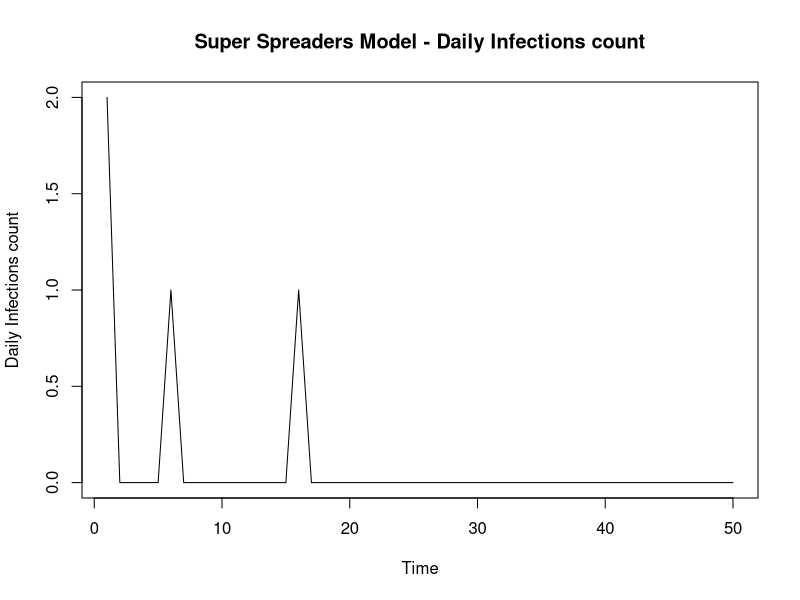

Generate this figure with R:
#Epidemic Modelling Functions
#-Simulations fucntions
#- Likelihood Functions

#*********************************************************
#*Simulation Functions

#Baseline simulation
simulate_branching = function(num_days, r0, shape_gamma, scale_gamma) {
  
  'Baseline simulation model'
  #Set up
  vec_infecteds = vector('numeric', num_days)
  vec_infecteds[1] = 2
  
  #Infectiousness (Discrete gamma) - I.e 'Infectiousness Pressure' - Sum of all people
  #Explanation: Gamma is a continuous function so integrate over the density at that point in time (today - previous day)
  prob_infect = pgamma(c(1:num_days), shape = shape_gamma, scale = scale_gamma) - pgamma(c(0:(num_days-1)), shape = shape_gamma, scale = scale_gamma)
  
  #Days of Infection Spreading
  for (t in 2:num_days) {
    
    #Total rate
    tot_rate = r0*sum(vec_infecteds[1:(t-1)]*rev(prob_infect[1:(t-1)])) #Product of infecteds & their probablilty of infection along the gamma dist at that point in time
    vec_infecteds[t] = rpois(1, tot_rate) #Assuming number of cases each day follows a poisson distribution. Causes jumps in data 
  }
  
  vec_infecteds
}

#*******************************************************
#Super-spreading simulation
simulate_branching_ss = function(num_days, shape_gamma, scale_gamma, alphaX, betaX, gammaX) {
  'Simulate an epidemic with Superspreading events
  prop_ss = Proportion of superspreading days
  magnitude_ss = increased rate of superspreading event'
  
  #Set up
  total_infecteds = vector('numeric', num_days)
  nsse_infecteds = vector('numeric', num_days)
  sse_infecteds = vector('numeric', num_days)
  total_infecteds[1] = 2
  nsse_infecteds[1] = 2
  sse_infecteds[1] = 0
  
  #Infectiousness (Discrete gamma) - I.e 'Infectiousness Pressure' - Sum of all people
  #Explanation: Gamma is a continuous function so integrate over the density at that point in time (today - previous day)
  prob_infect = pgamma(c(1:num_days), shape = shape_gamma, scale = scale_gamma) - pgamma(c(0:(num_days-1)), shape = shape_gamma, scale = scale_gamma)
  
  #Days of Infection Spreading
  for (t in 2:num_days) {
    
    #Regular infecteds (tot_rate = lambda) fix notation
    lambda_t = sum(total_infecteds[1:(t-1)]*rev(prob_infect[1:(t-1)])) #Eg. Today is day 10. Infected on day 1. Current Infectiousness is t - day_infected 
    tot_rate = alphaX*lambda_t #Product of infecteds & their probablilty of infection along the gamma dist at that point in time
    nsse_infecteds[t] = rpois(1, tot_rate) #Assuming number of cases each day follows a poisson distribution. Causes jumps in data 
    
    #Super-spreaders
    sse_infecteds[t] = rnbinom(1, betaX*lambda_t, 1/(1 + gammaX)) #z_t: Total infecteds due to super-spreading event - num of events x Num individuals
    
    #Total 
    total_infecteds[t] = nsse_infecteds[t] + sse_infecteds[t]
  }
  
  total_infecteds
}
# 
# #********
# # #*Implement
# num_days = 50
# #lambda params
# shape_gamma = 6
# scale_gamma = 1
# #params
# alphaX = 0.8 #Without ss event, ~r0.
# betaX = 0.1
# gammaX = 10
# true_r0 = alphaX + betaX*gammaX
# true_r0
# #Epidemic data
# sim_data = simulate_branching_ss(num_days, shape_gamma, scale_gamma, alphaX, betaX, gammaX)
# plot.ts(sim_data, ylab = 'Daily Infections', main = paste('Super - Spreading Events model - Daily Infections count, true R0 = ', true_r0))
# par(mfrow = c(2,1))

#*******************************************************
#Super-spreading simulation
simulate_ss_poisson = function(num_days, shape_gamma, scale_gamma, alphaX, betaX, gammaX) {
  'Simulate an epidemic with Superspreading events
  prop_ss = Proportion of superspreading days
  magnitude_ss = increased rate of superspreading event'
  
  #Set up
  total_infecteds = vector('numeric', num_days)
  nsse_infecteds = vector('numeric', num_days)
  sse_infecteds = vector('numeric', num_days)
  total_infecteds[1] = 2
  nsse_infecteds[1] = 2
  sse_infecteds[1] = 0
  
  #Infectiousness (Discrete gamma) - I.e 'Infectiousness Pressure' - Sum of all people
  #Explanation: Gamma is a continuous function so integrate over the density at that point in time (today - previous day)
  prob_infect = pgamma(c(1:num_days), shape = shape_gamma, scale = scale_gamma) - pgamma(c(0:(num_days-1)), shape = shape_gamma, scale = scale_gamma)
  
  #Days of Infection Spreading
  for (t in 2:num_days) {
    
    #Regular infecteds (tot_rate = lambda) fix notation
    lambda_t = sum(total_infecteds[1:(t-1)]*rev(prob_infect[1:(t-1)])) #?Why is it the reversed probability - given the way prob_infect is written
    tot_rate = alphaX*lambda_t #Product of infecteds & their probablilty of infection along the gamma dist at that point in time
    nsse_infecteds[t] = rpois(1, tot_rate) #Assuming number of cases each day follows a poisson distribution. Causes jumps in data 
    
    #Super-spreaders
    n_t = rpois(1, betaX*lambda_t) #Number of super-spreading events (beta)
    sse_infecteds[t] = rpois(1, gammaX*n_t) #z_t: Total infecteds due to super-spreading event - num of events x Num individuals
    
    total_infecteds[t] = nsse_infecteds[t] + sse_infecteds[t]
  }
  
  total_infecteds
}

#*Implement
# num_days = 50
# #lambda params
# shape_gamma = 6
# scale_gamma = 1
# #params
# alphaX = 1.2 #Without ss event, ~r0. 
# betaX = 0.5
# gammaX = 10
# #Epidemic data
# sim_data2 = simulate_ss_poisson(num_days, shape_gamma, scale_gamma, alphaX, betaX, gammaX)
# plot.ts(sim_data2, ylab = 'Daily Infections count', main = 'Daily Infections count')


#*******************************************************
#Super-spreaders simulation
simulation_super_spreaders = function(num_days, shape_gamma, scale_gamma, aX, bX, ss_mult) {
  'Simulate an epidemic with Superspreading events
  prop_ss = Proportion of superspreading days
  magnitude_ss = increased rate of superspreading event'
  
  #Set up
  total_infecteds = vector('numeric', num_days)
  nss_infecteds = vector('numeric', num_days)
  ss_infecteds = vector('numeric', num_days)
  total_infecteds[1] = 2
  nss_infecteds[1] = 2
  ss_infecteds[1] = 0 
  
  #Infectiousness (Discrete gamma) - I.e 'Infectiousness Pressure' - Sum of all people
  #Explanation: Gamma is a continuous function so integrate over the density at that point in time (today - previous day)
  prob_infect = pgamma(c(1:num_days), shape = shape_gamma, scale = scale_gamma) - pgamma(c(0:(num_days-1)), shape = shape_gamma, scale = scale_gamma)
  
  #Days of Infection Spreading
  for (t in 2:num_days) {
    
    #Regular infecteds (tot_rate = lambda) fix notation
    lambda_t = sum((total_infecteds[1:(t-1)] + ss_mult*ss_infecteds[1:(t-1)])*rev(prob_infect[1:(t-1)])) #?Why is it the reversed probability - given the way prob_infect is written. Product of infecteds & their probablilty of infection along the gamma dist at that point in time
    nss_infecteds[t] = rpois(1, aX*lambda_t) #Assuming number of cases each day follows a poisson distribution. Causes jumps in data 
    ss_infecteds[t] = rpois(1, bX*lambda_t)
    total_infecteds[t] = nss_infecteds[t] + ss_infecteds[t]
  }
  
  total_infecteds
}

#*Implement
num_days = 50
#lambda params
shape_gamma = 6
scale_gamma = 1
#params
aX = 0.8 #1.1 #Without ss event, ~r0.
bX = 0.1 #0.2
ss_mult = 10 #8
#Epidemic data
sim_data2 = simulation_super_spreaders(num_days, shape_gamma, scale_gamma, aX, bX, ss_mult)
plot.ts(sim_data2, ylab = 'Daily Infections count', main = 'Super Spreaders Model - Daily Infections count')

###################################################################################
# MODELS!

###############################
# BASELINE

#Likelihood (log)
log_like <- function(y, r0_dash){
  
  #Params
  num_days = length(y)
  shape_gamma = 6
  scale_gamma = 1
  
  #Infectiousness (Discrete gamma)
  prob_infect = pgamma(c(1:num_days), shape = shape_gamma, scale = scale_gamma) - pgamma(c(0:(num_days-1)), shape = shape_gamma, scale = scale_gamma)
  logl = 0
  
  for (t in 2:num_days) {
    
    lambda = r0_dash*sum(y[1:t-1]*rev(prob_infect[1:t-1]))
    logl = logl + y[t]*log(lambda) - lambda
    
  }
  
  logl
  
}

#*******************************************************************************
#SUPER-SPREADING MODEL

#Log Likelihood 
log_like_ss <- function(x, alphaX, betaX, gammaX){
  
  #Params
  num_days = length(x)
  shape_gamma = 6
  scale_gamma = 1
  
  #Infectiousness (Discrete gamma) i,e Prob less than x2 - prob less than x1; the area in between 
  prob_infect = pgamma(c(1:num_days), shape = shape_gamma, scale = scale_gamma) - pgamma(c(0:(num_days-1)), shape = shape_gamma, scale = scale_gamma)
  logl = 0
  
  for (t in 2:num_days) {
    
    lambda_t = sum(x[1:(t-1)]*rev(prob_infect[1:(t-1)]))
    inner_sum_xt = 0
    
    for (y_t in 0:x[t]){ #Sum for all values of y_t
      
      #Log likelihood
      inner_sum_xt = (inner_sum_xt + exp(-alphaX*lambda_t)*(1/factorial(y_t))*(alphaX*lambda_t)^y_t*
                        (gamma((x[t] - y_t) + betaX*lambda_t))/(gamma(betaX*lambda_t)*
                                                                  factorial(x[t] - y_t))*(1/(gammaX +1))^(betaX*lambda_t)*
                        (gammaX/(gammaX + 1))^(x[t] - y_t))
      
    } 
    
    logl = logl + log(inner_sum_xt) 
    
  }
  
  logl
  
}

#*****************************************************
#Log Likelihood - log-exp-sum trick 
log_like_ss_lse <- function(x, alphaX, betaX, gammaX){
  
  #Params
  num_days = length(x)
  shape_gamma = 6
  scale_gamma = 1
  
  #Infectiousness (Discrete gamma)
  prob_infect = pgamma(c(1:num_days), shape = shape_gamma, scale = scale_gamma) - pgamma(c(0:(num_days-1)),
                                                                                         shape = shape_gamma, scale = scale_gamma)
  logl = 0 
  
  for (t in 2:num_days) {
    
    #print(t)
    lambda_t = sum(x[1:(t-1)]*rev(prob_infect[1:(t-1)]))
    
    if(x[t] == 0){ #y_t also equal to zero
      
      #L(x_i) for y_t, x_t = 0
      logl = logl -(alphaX*lambda_t) - 
        (betaX*lambda_t*log(gammaX +1))
      
    } else {
      
      #Terms in inner sum
      inner_sum_vec <- vector('numeric', x[t])
      
      for (y_t in 0:x[t]){ #Sum for all values of y_t up to x_t
        
        #Store inner L(x_i) term in vector position
        inner_sum_vec[y_t + 1] = (-(alphaX*lambda_t) - lfactorial(y_t) + y_t*log(alphaX*lambda_t) +
                                    lgamma((x[t] - y_t) + (betaX*lambda_t)) - lgamma(betaX*lambda_t) - 
                                    lfactorial(x[t] - y_t) - (betaX*lambda_t*log(gammaX +1)) + 
                                    (x[t] - y_t)*log(gammaX) -(x[t] - y_t)*log(gammaX + 1))
        
      }
      
      #Calculate max element in inner vector, for all y_t for a given t, x[t]
      lx_max = max(inner_sum_vec)
      
      #Calculate lse
      lse = lx_max + log(sum(exp(inner_sum_vec - lx_max) ))
      
      #Add to overall log likelihood 
      logl = logl + lse 
      
    }
    
  }
  
  logl
  
}

#*********************************************************************************************
#* Log Likelihood - Using package distribution functions
log_like_ss_R_funcs <- function(x, alphaX, betaX, gammaX){
  
  'Calculate the log likelihood on the simulated data using package distribution functions in R'
  
  #Params
  num_days = length(x)
  shape_gamma = 6
  scale_gamma = 1
  logl = 0
  
  #Infectiousness (Discrete gamma)
  prob_infect = pgamma(c(1:num_days), shape = shape_gamma, scale = scale_gamma) - pgamma(c(0:(num_days-1)), shape = shape_gamma, scale = scale_gamma)
  
  #Over all timepoints
  for (t in 2:num_days) {
    
    lambda_t = sum(x[1:(t-1)]*rev(prob_infect[1:(t-1)]))
    inner_sum = 0
    
    #Sum for all values of y_t
    for (y_t in 0:x[t]){ 
      
      #Log likelihood
      prob_yt = dpois(y_t, alphaX*lambda_t)
      #cat("prob_yt, dpois : ", prob_yt, "\n")
      
      prob_zt = s(x[t] - y_t, betaX*lambda_t, 1/(1 + gammaX))
      #cat("prob_zt, dnbinom : ", prob_zt, "\n")
      
      prob_xt = prob_zt*prob_yt
      inner_sum = inner_sum + prob_xt
      #cat("prob_xt, : ", prob_xt, "\n")
      
    } 
    
    #cat("log(prob_xt), : ", log(prob_xt), "\n")
    logl = logl + log(inner_sum) 
    #cat("logl, : ", logl, "\n")
    
  }
  
  logl
}

################################################################################
# Plot MCMC Total Results
################################################################################

plot_mcmc_results <- function(sim_data, mcmc_params, true_r0, 
                              dist_type, total_time, seed_count, prior, beta_gamma_flag){
  
  #Plot Set up
  plot.new()
  par(mfrow=c(3,4))
  
  #Extract params
  alpha_mcmc = mcmc_params[1]
  alpha_mcmc = unlist(alpha_mcmc)
  
  beta_mcmc = mcmc_params[2]
  beta_mcmc = unlist(beta_mcmc)
  
  gamma_mcmc = mcmc_params[3]
  gamma_mcmc = unlist(gamma_mcmc)
  
  r0_mcmc = mcmc_params[4]
  r0_mcmc = unlist(r0_mcmc)
  
  #Cumulative means + param sample limits
  #r0
  r0_mean = cumsum(r0_mcmc)/seq_along(r0_mcmc)
  r0_lim = max(true_r0, max(r0_mcmc))
  r0_lim2 = max(true_r0, r0_mean)
  
  #alpha
  alpha_mean = cumsum(alpha_mcmc)/seq_along(alpha_mcmc)
  a_lim =  max(alphaX, max(alpha_mcmc))
  a_lim2 =  max(alphaX, alpha_mean)
  
  #beta
  beta_mean = cumsum(beta_mcmc)/seq_along(beta_mcmc)
  b_lim = max(betaX, max(beta_mcmc))
  b_lim2 = max(betaX, beta_mean)
  
  #gamma
  gamma_mean = cumsum(gamma_mcmc)/seq_along(gamma_mcmc)
  g_lim =  max(gammaX, max(gamma_mcmc))
  g_lim2 =  max(gammaX, gamma_mean) 
  
  #Beta-gamma
  if (beta_gamma_flag){
    b_g_a_rate = mcmc_params[14]
    b_g_a_rate = round(unlist(b_g_a_rate), 2)
  } else {
    b_g_a_rate = 0
  }
  
  #***********
  #* Plots *
  
  #i.Infections
  plot.ts(sim_data, xlab = 'Time', ylab = 'Daily Infections count',
          main = paste(seed_count, "Day Infts SS Evnts", dist_type, "r0 = ", true_r0),
          cex.lab=1.5, cex.axis=1.5, cex.main=1.5, cex.sub=1.5)
  
  #ii. MCMC Trace Plots
  plot.ts(alpha_mcmc, ylab = 'alpha', ylim=c(0, a_lim),
          main = paste("MCMC SS Events, true alpha = ", alphaX),
          cex.lab=1.5, cex.axis=1.5, cex.main=1.5, cex.sub=1.5)
  abline(h = alphaX, col = 'green', lwd = 2)
  
  plot.ts(beta_mcmc, ylab = 'beta', ylim=c(0, b_lim),
          main = paste("MCMC SS Events, true beta = ", betaX),
          cex.lab=1.5, cex.axis=1.5, cex.main=1.5, cex.sub=1.5)
  abline(h = betaX, col = 'green', lwd = 2)
  
  plot.ts(gamma_mcmc,  ylab = 'gamma', ylim=c(0,g_lim),
          main = paste("MCMC SS Events, true gamma = ", gammaX),
          cex.lab=1.5, cex.axis=1.5, cex.main=1.5, cex.sub=1.5)
  abline(h = gammaX, col = 'green', lwd = 2)
  #plot.ts(r0_mcmc,  ylab = 'r0', main = paste("MCMC SS Events, true r0 = ", r0_true))
  
  #iii. Cumulative mean plots
  #r0 Mean
  plot2 = plot(seq_along(r0_mean), r0_mean,
               ylim=c(0, r0_lim),
               xlab = 'Time', ylab = 'R0', main = paste("R0 MCMC Mean, True R0 = ", true_r0),
               cex.lab=1.5, cex.axis=1.5, cex.main=1.5, cex.sub=1.5)
  print(plot2)
  abline(h = true_r0, col = 'orange', lwd = 2)
  
  #alpha mean
  plot2 = plot(seq_along(alpha_mean), alpha_mean,
               ylim=c(0, a_lim),
               xlab = 'Time', ylab = 'alpha', main = paste("Alpha MCMC mean, True alpha = ",alphaX),
               cex.lab=1.5, cex.axis=1.5, cex.main=1.5, cex.sub=1.5)
  print(plot2)
  abline(h = alphaX, col = 'red', lwd = 2)
  
  #beta mean
  plot2 = plot(seq_along(beta_mean), beta_mean,
               ylim=c(0, b_lim),
               xlab = 'Time', ylab = 'beta', main = paste("Beta MCMC mean, True beta = ",betaX),
               cex.lab=1.5, cex.axis=1.5, cex.main=1.5, cex.sub=1.5)
  print(plot2)
  abline(h = betaX, col = 'blue', lwd = 2)
  
  #gamma Mean
  plot2 = plot(seq_along(gamma_mean), gamma_mean,
               xlab = 'Time', ylab = 'gamma', main = paste("Gamma MCMC mean, True gamma = ",gammaX),
               ylim=c(0, g_lim),
               cex.lab=1.5, cex.axis=1.5, cex.main=1.5, cex.sub=1.5)
  print(plot2)
  abline(h = gammaX, col = 'green', lwd = 2)
  
  #iv. Param Histograms (Plots 9,11,12)
  hist(r0_mcmc, freq = FALSE, breaks = 100,
       xlab = 'R0 total', #ylab = 'Density', 
       main = paste('R0 total MCMC samples. Prior = ', prior),
       xlim=c(0, r0_lim),
       cex.lab=1.5, cex.axis=1.5, cex.main=1.5, cex.sub=1.5)
  abline(v = true_r0, col = 'orange', lwd = 2)
  
  #v. Beta vs gamma
  plot(beta_mcmc, gamma_mcmc,
       xlab = 'beta', ylab = 'gamma', main = 'Beta vs Gamma',
       cex.lab=1.5, cex.axis=1.5, cex.main=1.5, cex.sub=1.5)
  
  #Hist Beta 
  hist(beta_mcmc, freq = FALSE, breaks = 100,
       xlab = 'beta', #ylab = 'Density', 
       main = paste("Beta, True beta = ", betaX), 
       xlim=c(0, b_lim),
       cex.lab=1.5, cex.axis=1.5, cex.main=1.5, cex.sub=1.5)
  abline(v = betaX, col = 'blue', lwd = 2)
  
  #Hist Gamma 
  hist(gamma_mcmc, freq = FALSE, breaks = 100,
       xlab = 'gamma', #ylab = 'Density', 
       main = paste("Gamma, True gamma = ", gammaX),
       xlim=c(0, g_lim),
       cex.lab=1.5, cex.axis=1.5, cex.main=1.5, cex.sub=1.5)
  abline(v = gammaX, col = 'green', lwd = 2)
  
  #Final Mean Stats
  data_10_pc = 0.1*n
  a_mcmc_mean = round(mean(alpha_mcmc[n-data_10_pc:n]), 2)
  b_mcmc_mean = round(mean(beta_mcmc[n-data_10_pc:n]), 2)
  g_mcmc_mean = round(mean(gamma_mcmc[n-data_10_pc:n]), 2)
  r0_mcmc_mean = round(mean(r0_mcmc[n-data_10_pc:n]), 2)
  
  #Results
  df_results <- data.frame(
    alpha = alphaX,
    a_mc = a_mcmc_mean,
    beta = betaX,
    b_mc = b_mcmc_mean,
    gamma = gammaX,
    g_mc = g_mcmc_mean,
    R0 = true_r0, 
    R0_mc = r0_mcmc_mean,
    accept_rate_a = round(mcmc_params[[5]],2),
    a_rte_b = round(mcmc_params[[6]], 2),
    a_rte_g = round(mcmc_params[[7]],2),
    b_g_a_rate = b_g_a_rate, 
    tot_time = total_time) 
  
  print(df_results)
  
}

#****************
#MCMC Plots 4x4
plot_mcmc_x4_II <- function(sim_data, mcmc_params, true_r0, dist_type,
                            total_time, seed_count, prior, max_sum_val, model_crit = TRUE, joint = TRUE){
  
  #Plot Set up
  plot.new()
  
  if (joint){
    par(mfrow=c(4,4))
  } else {
    par(mfrow=c(3,4))
  }
  
  
  #Extract params
  alpha_mcmc = mcmc_params[1]
  alpha_mcmc = unlist(alpha_mcmc)
  
  beta_mcmc = mcmc_params[2]
  beta_mcmc = unlist(beta_mcmc)
  
  gamma_mcmc = mcmc_params[3]
  gamma_mcmc = unlist(gamma_mcmc)
  
  r0_mcmc = mcmc_params[4]
  r0_mcmc = unlist(r0_mcmc)
  
  #Cumulative means + param sample limits
  #r0
  r0_mean = cumsum(r0_mcmc)/seq_along(r0_mcmc)
  r0_lim = max(true_r0, max(r0_mcmc))
  r0_lim2 = max(true_r0, r0_mean)
  
  #alpha
  alpha_mean = cumsum(alpha_mcmc)/seq_along(alpha_mcmc)
  a_lim =  max(alphaX, max(alpha_mcmc))
  a_lim2 =  max(alphaX, alpha_mean)
  
  #beta
  beta_mean = cumsum(beta_mcmc)/seq_along(beta_mcmc)
  b_lim = max(betaX, max(beta_mcmc))
  b_lim2 = max(betaX, beta_mean)
  
  #gamma
  gamma_mean = cumsum(gamma_mcmc)/seq_along(gamma_mcmc)
  g_lim =  max(gammaX, max(gamma_mcmc))
  g_lim2 =  max(gammaX, gamma_mean) 
  
  
  #***********
  #* Plots *
  
  #i.Infections
  plot.ts(sim_data, xlab = 'Time', ylab = 'Daily Infections count',
          main = paste(seed_count, "Day Infts SS Evnts", dist_type, "r0 = ", true_r0),
          cex.lab=1.5, cex.axis=1.5, cex.main=1.5, cex.sub=1.5)
  
  #ii. MCMC Trace Plots
  plot.ts(alpha_mcmc, ylab = 'alpha', ylim=c(0, a_lim),
          main = paste("MCMC SS Events, true alpha = ", alphaX),
          cex.lab=1.5, cex.axis=1.5, cex.main=1.5, cex.sub=1.5)
  abline(h = alphaX, col = 'red', lwd = 2) #True = green
  #lines(seq_along(like_a), like_a, col = 'red')
  #lines(seq_along(prior_a), prior_a, col = 'blue')
  
  plot.ts(beta_mcmc, ylab = 'beta', ylim=c(0, b_lim),
          main = paste("MCMC SS Events, true beta = ", betaX),
          cex.lab=1.5, cex.axis=1.5, cex.main=1.5, cex.sub=1.5)
  abline(h = betaX, col = 'blue', lwd = 2) #True = green
  
  plot.ts(gamma_mcmc,  ylab = 'gamma', ylim=c(0,g_lim),
          main = paste("MCMC SS Events, true gamma = ", gammaX),
          cex.lab=1.5, cex.axis=1.5, cex.main=1.5, cex.sub=1.5)
  abline(h = gammaX, col = 'green', lwd = 2) #True = green
  
  #plot.ts(r0_mcmc,  ylab = 'r0', main = paste("MCMC SS Events, true r0 = ", r0_true))
  
  #Title
  text(line2user(line=mean(par('mar')[c(2, 4)]), side=2), 
       line2user(line=2, side=3), paste('MCMC SS, True R0:', true_r0, 'Prior = ', prior), xpd=NA, cex=2, font=2)
  
  #iii. Cumulative mean plots
  #r0 Mean
  plot2 = plot(seq_along(r0_mean), r0_mean,
               ylim=c(0, r0_lim),
               xlab = 'Time', ylab = 'R0', main = paste("R0 MCMC Mean, True R0 = ", true_r0),
               cex.lab=1.5, cex.axis=1.5, cex.main=1.5, cex.sub=1.5)
  print(plot2)
  abline(h = true_r0, col = 'orange', lwd = 2)
  
  #alpha mean
  plot2 = plot(seq_along(alpha_mean), alpha_mean,
               ylim=c(0, a_lim),
               xlab = 'Time', ylab = 'alpha', main = paste("Alpha MCMC mean, True alpha = ",alphaX),
               cex.lab=1.5, cex.axis=1.5, cex.main=1.5, cex.sub=1.5)
  print(plot2)
  abline(h = alphaX, col = 'red', lwd = 2)
  #lines(seq_along(like_a_mean), like_a_mean, col = 'red')
  #lines(seq_along(prior_a_mean), prior_a_mean, col = 'blue')
  
  #beta mean
  plot2 = plot(seq_along(beta_mean), beta_mean,
               ylim=c(0, b_lim),
               xlab = 'Time', ylab = 'beta', main = paste("Beta MCMC mean, True beta = ",betaX),
               cex.lab=1.5, cex.axis=1.5, cex.main=1.5, cex.sub=1.5)
  print(plot2)
  abline(h = betaX, col = 'blue', lwd = 2)
  
  #gamma Mean
  plot2 = plot(seq_along(gamma_mean), gamma_mean,
               xlab = 'Time', ylab = 'gamma', main = paste("Gamma MCMC mean, True gamma = ",gammaX),
               ylim=c(0, g_lim),
               cex.lab=1.5, cex.axis=1.5, cex.main=1.5, cex.sub=1.5)
  print(plot2)
  abline(h = gammaX, col = 'green', lwd = 2)
  
  #iv. Param Histograms (Plots 9,11,12)
  hist(r0_mcmc, freq = FALSE, breaks = 100,
       xlab = 'R0 total', #ylab = 'Density', 
       main = paste('R0 total MCMC samples. Prior = ', prior),
       xlim=c(0, r0_lim),
       cex.lab=1.5, cex.axis=1.5, cex.main=1.5, cex.sub=1.5)
  abline(v = true_r0, col = 'orange', lwd = 2)
  
  # #v. Beta vs gamma
  # plot(beta_mcmc, gamma_mcmc,
  #      xlab = 'beta', ylab = 'gamma', main = 'Beta vs Gamma',
  #      cex.lab=1.5, cex.axis=1.5, cex.main=1.5, cex.sub=1.5)
  
  #Hist alpha 
  hist(alpha_mcmc, freq = FALSE, breaks = 100,
       xlab = 'alpha', #ylab = 'Density', 
       main = paste("alpha, True alpha = ", alphaX), 
       xlim=c(0, a_lim),
       cex.lab=1.5, cex.axis=1.5, cex.main=1.5, cex.sub=1.5)
  abline(v = alphaX, col = 'red', lwd = 2)
  #Prior
  # x <- seq(from = 0, to = 20, by = 0.05)
  # exp1 = dexp(x, 1)
  # lines(seq_along(exp1), exp1, type = 'l')
  
  
  #Hist Beta 
  hist(beta_mcmc, freq = FALSE, breaks = 100,
       xlab = 'beta', #ylab = 'Density', 
       main = paste("Beta, True beta = ", betaX), 
       xlim=c(0, b_lim),
       cex.lab=1.5, cex.axis=1.5, cex.main=1.5, cex.sub=1.5)
  abline(v = betaX, col = 'blue', lwd = 2)
  #Prior
  # x <- seq(from = 0, to = 20, by = 0.05)
  # exp1 = dexp(x, 1)
  # lines(seq_along(exp1), exp1, type = 'l')
  
  
  #Hist Gamma 
  hist(gamma_mcmc, freq = FALSE, breaks = 100,
       xlab = 'gamma', #ylab = 'Density', 
       main = paste("Gamma, True gamma = ", gammaX),
       xlim=c(0, g_lim),
       cex.lab=1.5, cex.axis=1.5, cex.main=1.5, cex.sub=1.5)
  abline(v = gammaX, col = 'green', lwd = 2)
  #Prior
  # x <- seq(from = 0, to = 20, by = 0.05)
  # exp1 = 1 + dexp(x, 1)
  # lines(seq_along(exp1), exp1, type = 'l')
  
  #Final Mean Stats
  data_10_pc = 0.5*n #50%
  a_mcmc_mean = round(mean(alpha_mcmc[n-data_10_pc:n]), 2)
  b_mcmc_mean = round(mean(beta_mcmc[n-data_10_pc:n]), 2)
  g_mcmc_mean = round(mean(gamma_mcmc[n-data_10_pc:n]), 2)
  r0_mcmc_mean = round(mean(r0_mcmc[n-data_10_pc:n]), 2)
  
  #Joint distrbutions
  if (model_crit){
    
    model_criticism(mcmc_params, sim_data, max_sum_val)
  }
  
  #Joint distrbutions
  if (joint){
    
    # #v. r0 vs beta
    # plot(beta_mcmc, r0_mcmc,
    #      xlab = 'beta', ylab = 'R0', main = 'Beta vs R0',
    #      cex.lab=1.5, cex.axis=1.5, cex.main=1.5, cex.sub=1.5)
    
    #v. alpha vs beta
    plot(alpha_mcmc, beta_mcmc,
         xlab = 'alpha', ylab = 'beta', main = 'alpha vs Beta',
         cex.lab=1.5, cex.axis=1.5, cex.main=1.5, cex.sub=1.5)
    
    #v. alpha vs gamma
    plot(alpha_mcmc, gamma_mcmc,
         xlab = 'alpha', ylab = 'gamma', main = 'alpha vs gamma',
         cex.lab=1.5, cex.axis=1.5, cex.main=1.5, cex.sub=1.5)
    
    #v. beta vs gamma
    plot(beta_mcmc, gamma_mcmc,
         xlab = 'beta', ylab = 'gamma', main = 'Beta vs gamma',
         cex.lab=1.5, cex.axis=1.5, cex.main=1.5, cex.sub=1.5)
  }
  
  #Results
  df_results <- data.frame(
    alpha = alphaX,
    a_mc = a_mcmc_mean,
    beta = betaX,
    b_mc = b_mcmc_mean,
    gamma = gammaX,
    g_mc = g_mcmc_mean,
    R0 = true_r0, 
    R0_mc = r0_mcmc_mean,
    accept_rate_a = round(mcmc_params[[5]],2),
    a_rte_b = round(mcmc_params[[6]], 2),
    a_rte_g = round(mcmc_params[[7]],2),
    a_rte_b_g = round(mcmc_params[[8]],2),
    tot_time = total_time) 
  
  print(df_results)
  
}

###############################################################################
#FUNCTION TO PLOT 1x4 DASHBOARD OF MCMC RESULTS FOR BASE MODEL
plot_mcmc_results_r0 <- function(sim_data, mcmc_params, true_r0, time_elap, seed_count){
  
  #Plot Set up
  #par(mar=c(1,1,1,1))
  plot.new()
  par(mfrow=c(2,2))
  
  #Extract r0
  r0_mcmc = mcmc_params[1]
  r0_mcmc = unlist(r0_mcmc)
  
  #Cumulative means + param sample limits
  #r0
  r0_mean = cumsum(r0_mcmc)/seq_along(r0_mcmc)
  r0_lim = max(true_r0, max(r0_mcmc))
  r0_lim2 = max(true_r0, r0_mean)
  
  
  #***********
  #* Plots *
  
  #i.Infections
  plot.ts(sim_data, xlab = 'Time', ylab = 'Daily Infections count',
          main = paste(seed_count, "Day Infts SS Evnts, ", "r0 = ", true_r0),
          cex.lab=1.5, cex.axis=1.5, cex.main=1.5, cex.sub=1.5)
  
  #ii. MCMC Trace Plots
  plot.ts(r0_mcmc, ylab = 'alpha', ylim=c(0, a_lim),
          main = paste("MCMC SS Events, true r0 = ", true_r0),
          cex.lab=1.5, cex.axis=1.5, cex.main=1.5, cex.sub=1.5)
  abline(h = true_r0, col = 'orange', lwd = 2) #True = green
  
  #iii. Cumulative mean plots
  #r0 Mean
  plot2 = plot(seq_along(r0_mean), r0_mean,
               ylim=c(0, r0_lim),
               xlab = 'Time', ylab = 'R0', main = paste("R0 MCMC Mean, True R0 = ", true_r0),
               cex.lab=1.5, cex.axis=1.5, cex.main=1.5, cex.sub=1.5)
  print(plot2)
  abline(h = true_r0, col = 'orange', lwd = 2)
  
  #iv. Histogram
  hist(r0_mcmc, freq = FALSE, breaks = 100,
       xlab = 'R0 total', #ylab = 'Density', 
       main = paste('R0 total MCMC samples. Prior = ', prior),
       xlim=c(0, r0_lim),
       cex.lab=1.5, cex.axis=1.5, cex.main=1.5, cex.sub=1.5)
  abline(v = true_r0, col = 'orange', lwd = 2)
  
  #Final Mean Stats
  data_10_pc = 0.5*n #50%
  r0_mcmc_mean = round(mean(r0_mcmc[n-data_10_pc:n]), 2)
  
  #Results
  df_results <- data.frame(
    R0 = true_r0, 
    R0_mc = r0_mcmc_mean,
    accept_rate_r0 = round(mcmc_params[[2]],2),
    time_elap = round(time_elap,2)) 
  
  print(df_results)
  
}

###############################################################################
#FUNCTION TO PLOT 4x4 DASHBOARD OF MCMC RESULTS FOR SUPER SPREADING EVENTS MODEL
plot_mcmc_x4_priors <- function(sim_data, mcmc_params, true_r0, dist_type, total_time, seed_count, prior, joint = TRUE){
  
  #Plot Set up
  #par(mar=c(1,1,1,1))
  plot.new()
  
  if (joint){
    par(mfrow=c(4,4))
  } else {
    par(mfrow=c(3,4))
  }
  
  
  #Extract params
  alpha_mcmc = mcmc_params[1]
  alpha_mcmc = unlist(alpha_mcmc)
  
  beta_mcmc = mcmc_params[2]
  beta_mcmc = unlist(beta_mcmc)
  
  gamma_mcmc = mcmc_params[3]
  gamma_mcmc = unlist(gamma_mcmc)
  
  r0_mcmc = mcmc_params[4]
  r0_mcmc = unlist(r0_mcmc)
  
  #Cumulative means + param sample limits
  #r0
  r0_mean = cumsum(r0_mcmc)/seq_along(r0_mcmc)
  r0_lim = max(true_r0, max(r0_mcmc))
  r0_lim2 = max(true_r0, r0_mean)
  
  #alpha
  alpha_mean = cumsum(alpha_mcmc)/seq_along(alpha_mcmc)
  a_lim =  max(alphaX, max(alpha_mcmc))
  a_lim2 =  max(alphaX, alpha_mean)
  
  #beta
  beta_mean = cumsum(beta_mcmc)/seq_along(beta_mcmc)
  b_lim = max(betaX, max(beta_mcmc))
  b_lim2 = max(betaX, beta_mean)
  
  #gamma
  gamma_mean = cumsum(gamma_mcmc)/seq_along(gamma_mcmc)
  g_lim =  max(gammaX, max(gamma_mcmc))
  g_lim2 =  max(gammaX, gamma_mean) 
  
  
  #***********
  #* Plots *
  
  #i.Infections
  plot.ts(sim_data, xlab = 'Time', ylab = 'Daily Infections count',
          main = paste(seed_count, "Day Infts SS Evnts", dist_type, "r0 = ", true_r0),
          cex.lab=1.5, cex.axis=1.5, cex.main=1.5, cex.sub=1.5)
  
  #ii. MCMC Trace Plots
  plot.ts(alpha_mcmc, ylab = 'alpha', ylim=c(0, a_lim),
          main = paste("MCMC SS Events, true alpha = ", alphaX),
          cex.lab=1.5, cex.axis=1.5, cex.main=1.5, cex.sub=1.5)
  abline(h = alphaX, col = 'red', lwd = 2) #True = green
  #lines(seq_along(like_a), like_a, col = 'red')
  #lines(seq_along(prior_a), prior_a, col = 'blue')
  
  plot.ts(beta_mcmc, ylab = 'beta', ylim=c(0, b_lim),
          main = paste("MCMC SS Events, true beta = ", betaX),
          cex.lab=1.5, cex.axis=1.5, cex.main=1.5, cex.sub=1.5)
  abline(h = betaX, col = 'blue', lwd = 2) #True = green
  
  plot.ts(gamma_mcmc,  ylab = 'gamma', ylim=c(0,g_lim),
          main = paste("MCMC SS Events, true gamma = ", gammaX),
          cex.lab=1.5, cex.axis=1.5, cex.main=1.5, cex.sub=1.5)
  abline(h = gammaX, col = 'green', lwd = 2) #True = green
  
  #plot.ts(r0_mcmc,  ylab = 'r0', main = paste("MCMC SS Events, true r0 = ", r0_true))
  
  #Title
  # text(line2user(line=mean(par('mar')[c(2, 4)]), side=2), 
  #      line2user(line=2, side=3), paste('MCMC SS, True R0:', true_r0, 'Prior = ', prior), xpd=NA, cex=2, font=2)
  # 
  #iii. Cumulative mean plots
  #r0 Mean
  plot2 = plot(seq_along(r0_mean), r0_mean,
               ylim=c(0, r0_lim),
               xlab = 'Time', ylab = 'R0', main = paste("R0 MCMC Mean, True R0 = ", true_r0),
               cex.lab=1.5, cex.axis=1.5, cex.main=1.5, cex.sub=1.5)
  print(plot2)
  abline(h = true_r0, col = 'orange', lwd = 2)
  
  #alpha mean
  plot2 = plot(seq_along(alpha_mean), alpha_mean,
               ylim=c(0, a_lim),
               xlab = 'Time', ylab = 'alpha', main = paste("Alpha MCMC mean, True alpha = ",alphaX),
               cex.lab=1.5, cex.axis=1.5, cex.main=1.5, cex.sub=1.5)
  print(plot2)
  abline(h = alphaX, col = 'red', lwd = 2)
  #lines(seq_along(like_a_mean), like_a_mean, col = 'red')
  #lines(seq_along(prior_a_mean), prior_a_mean, col = 'blue')
  
  #beta mean
  plot2 = plot(seq_along(beta_mean), beta_mean,
               ylim=c(0, b_lim),
               xlab = 'Time', ylab = 'beta', main = paste("Beta MCMC mean, True beta = ",betaX),
               cex.lab=1.5, cex.axis=1.5, cex.main=1.5, cex.sub=1.5)
  print(plot2)
  abline(h = betaX, col = 'blue', lwd = 2)
  
  #gamma Mean
  plot2 = plot(seq_along(gamma_mean), gamma_mean,
               xlab = 'Time', ylab = 'gamma', main = paste("Gamma MCMC mean, True gamma = ",gammaX),
               ylim=c(0, g_lim),
               cex.lab=1.5, cex.axis=1.5, cex.main=1.5, cex.sub=1.5)
  print(plot2)
  abline(h = gammaX, col = 'green', lwd = 2)
  
  #iv. Param Histograms (Plots 9,11,12)
  hist(r0_mcmc, freq = FALSE, breaks = 100,
       xlab = 'R0 total', #ylab = 'Density', 
       main = paste('R0 total MCMC samples. Prior = ', prior),
       xlim=c(0, r0_lim),
       cex.lab=1.5, cex.axis=1.5, cex.main=1.5, cex.sub=1.5)
  abline(v = true_r0, col = 'orange', lwd = 2)
  
  # #v. Beta vs gamma
  # plot(beta_mcmc, gamma_mcmc,
  #      xlab = 'beta', ylab = 'gamma', main = 'Beta vs Gamma',
  #      cex.lab=1.5, cex.axis=1.5, cex.main=1.5, cex.sub=1.5)
  
  #Hist alpha 
  hist(alpha_mcmc, freq = FALSE, breaks = 100,
       xlab = 'alpha', #ylab = 'Density', 
       main = paste("alpha, True alpha = ", alphaX), 
       xlim=c(0, a_lim),
       cex.lab=1.5, cex.axis=1.5, cex.main=1.5, cex.sub=1.5)
  #Prior
  #x <- seq(from = 0, to = 10, by = 0.5)
  #exp1 = dexp(x, 1)
  #lines(exp1, col = 'purple')
  abline(v = alphaX, col = 'red', lwd = 2)
  
  
  #Hist Beta 
  hist(beta_mcmc, freq = FALSE, breaks = 100,
       xlab = 'beta', #ylab = 'Density', 
       main = paste("Beta, True beta = ", betaX), 
       xlim=c(0, b_lim),
       cex.lab=1.5, cex.axis=1.5, cex.main=1.5, cex.sub=1.5)
  #Prior
  #lines(exp1, col = 'purple')
  abline(v = betaX, col = 'blue', lwd = 2)
  
  
  #Hist Gamma 
  hist(gamma_mcmc, freq = FALSE, breaks = 100,
       xlab = 'gamma', #ylab = 'Density', 
       main = paste("Gamma, True gamma = ", gammaX),
       xlim=c(0, g_lim),
       cex.lab=1.5, cex.axis=1.5, cex.main=1.5, cex.sub=1.5)
  #Prior
  #x <- seq(from = 0, to = 20, by = 0.5)
  #exp1 = 1 + dexp(x, 1)
  #lines(exp1, col = 'purple')
  abline(v = gammaX, col = 'green', lwd = 2)
  
  
  #Final Mean Stats
  data_10_pc = 0.5*n #50%
  a_mcmc_mean = round(mean(alpha_mcmc[n-data_10_pc:n]), 2)
  b_mcmc_mean = round(mean(beta_mcmc[n-data_10_pc:n]), 2)
  g_mcmc_mean = round(mean(gamma_mcmc[n-data_10_pc:n]), 2)
  r0_mcmc_mean = round(mean(r0_mcmc[n-data_10_pc:n]), 2)
  
  #Joint distrbutions
  if (joint){
    
    #v. r0 vs beta
    plot(beta_mcmc, r0_mcmc,
         xlab = 'beta', ylab = 'R0', main = 'Beta vs R0',
         cex.lab=1.5, cex.axis=1.5, cex.main=1.5, cex.sub=1.5)
    
    #v. alpha vs beta
    plot(alpha_mcmc, beta_mcmc,
         xlab = 'alpha', ylab = 'beta', main = 'alpha vs Beta',
         cex.lab=1.5, cex.axis=1.5, cex.main=1.5, cex.sub=1.5)
    
    #v. alpha vs gamma
    plot(alpha_mcmc, gamma_mcmc,
         xlab = 'alpha', ylab = 'gamma', main = 'alpha vs gamma',
         cex.lab=1.5, cex.axis=1.5, cex.main=1.5, cex.sub=1.5)
    
    #v. beta vs gamma
    plot(beta_mcmc, gamma_mcmc,
         xlab = 'beta', ylab = 'gamma', main = 'Beta vs gamma',
         cex.lab=1.5, cex.axis=1.5, cex.main=1.5, cex.sub=1.5)
  }
  
  #Results
  df_results <- data.frame(
    alpha = alphaX,
    a_mc = a_mcmc_mean,
    beta = betaX,
    b_mc = b_mcmc_mean,
    gamma = gammaX,
    g_mc = g_mcmc_mean,
    R0 = true_r0, 
    R0_mc = r0_mcmc_mean,
    accept_rate_a = round(mcmc_params[[5]],2),
    a_rte_b = round(mcmc_params[[6]], 2),
    a_rte_g = round(mcmc_params[[7]],2),
    a_rte_b_g = round(mcmc_params[[8]],2),
    tot_time = total_time) 
  
  print(df_results)
  
}
